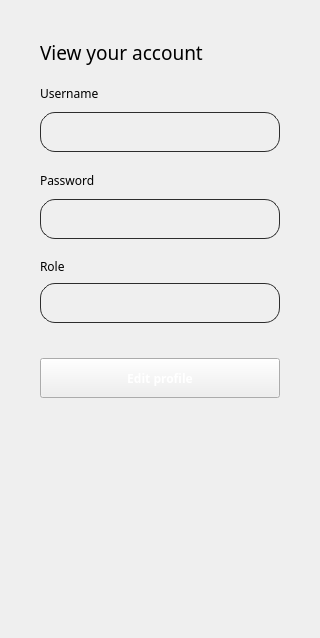
                       <widget class="QWidget" name="page_profile_view">
                        <layout class="QGridLayout" name="gridLayout_56">
                         <property name="leftMargin">
                          <number>0</number>
                         </property>
                         <property name="topMargin">
                          <number>0</number>
                         </property>
                         <property name="rightMargin">
                          <number>0</number>
                         </property>
                         <property name="bottomMargin">
                          <number>0</number>
                         </property>
                         <property name="spacing">
                          <number>0</number>
                         </property>
                         <item row="0" column="0" alignment="Qt::AlignTop">
                          <widget class="QWidget" name="widget_profile_view" native="true">
                           <layout class="QVBoxLayout" name="verticalLayout_190">
                            <property name="spacing">
                             <number>20</number>
                            </property>
                            <property name="leftMargin">
                             <number>40</number>
                            </property>
                            <property name="topMargin">
                             <number>40</number>
                            </property>
                            <property name="rightMargin">
                             <number>40</number>
                            </property>
                            <property name="bottomMargin">
                             <number>40</number>
                            </property>
                            <item>
                             <widget class="QLabel" name="label_191">
                              <property name="minimumSize">
                               <size>
                                <width>0</width>
                                <height>25</height>
                               </size>
                              </property>
                              <property name="maximumSize">
                               <size>
                                <width>16777215</width>
                                <height>25</height>
                               </size>
                              </property>
                              <property name="font">
                               <font>
                                <family>Hauora ExtraBold</family>
                                <pointsize>14</pointsize>
                               </font>
                              </property>
                              <property name="text">
                               <string>View your account</string>
                              </property>
                             </widget>
                            </item>
                            <item>
                             <widget class="QWidget" name="widget_101" native="true">
                              <property name="maximumSize">
                               <size>
                                <width>16777215</width>
                                <height>67</height>
                               </size>
                              </property>
                              <layout class="QVBoxLayout" name="verticalLayout_191">
                               <property name="spacing">
                                <number>10</number>
                               </property>
                               <property name="leftMargin">
                                <number>0</number>
                               </property>
                               <property name="topMargin">
                                <number>0</number>
                               </property>
                               <property name="rightMargin">
                                <number>0</number>
                               </property>
                               <property name="bottomMargin">
                                <number>0</number>
                               </property>
                               <item>
                                <widget class="QLabel" name="label_192">
                                 <property name="minimumSize">
                                  <size>
                                   <width>0</width>
                                   <height>17</height>
                                  </size>
                                 </property>
                                 <property name="maximumSize">
                                  <size>
                                   <width>16777215</width>
                                   <height>17</height>
                                  </size>
                                 </property>
                                 <property name="font">
                                  <font>
                                   <family>Hauora</family>
                                   <pointsize>9</pointsize>
                                  </font>
                                 </property>
                                 <property name="text">
                                  <string>Username</string>
                                 </property>
                                </widget>
                               </item>
                               <item>
                                <widget class="QLineEdit" name="lineEdit_profile_username_view">
                                 <property name="minimumSize">
                                  <size>
                                   <width>240</width>
                                   <height>40</height>
                                  </size>
                                 </property>
                                 <property name="maximumSize">
                                  <size>
                                   <width>400</width>
                                   <height>40</height>
                                  </size>
                                 </property>
                                 <property name="font">
                                  <font>
                                   <family>Hauora</family>
                                   <pointsize>9</pointsize>
                                  </font>
                                 </property>
                                 <property name="styleSheet">
                                  <string notr="true">border-radius: 15px;
background-color: rgba(0,0,0,0);
border: 1px solid rgb(45, 45, 45);
padding-top: 4px;
padding-bottom: 4px;
padding-left: 8px;
padding-right: 8px;

</string>
                                 </property>
                                 <property name="text">
                                  <string/>
                                 </property>
                                </widget>
                               </item>
                              </layout>
                             </widget>
                            </item>
                            <item>
                             <widget class="QWidget" name="widget_102" native="true">
                              <property name="maximumSize">
                               <size>
                                <width>16777215</width>
                                <height>67</height>
                               </size>
                              </property>
                              <layout class="QVBoxLayout" name="verticalLayout_192">
                               <property name="spacing">
                                <number>10</number>
                               </property>
                               <property name="leftMargin">
                                <number>0</number>
                               </property>
                               <property name="topMargin">
                                <number>0</number>
                               </property>
                               <property name="rightMargin">
                                <number>0</number>
                               </property>
                               <property name="bottomMargin">
                                <number>0</number>
                               </property>
                               <item>
                                <widget class="QLabel" name="label_193">
                                 <property name="minimumSize">
                                  <size>
                                   <width>0</width>
                                   <height>17</height>
                                  </size>
                                 </property>
                                 <property name="maximumSize">
                                  <size>
                                   <width>16777215</width>
                                   <height>17</height>
                                  </size>
                                 </property>
                                 <property name="font">
                                  <font>
                                   <family>Hauora</family>
                                   <pointsize>9</pointsize>
                                  </font>
                                 </property>
                                 <property name="text">
                                  <string>Password</string>
                                 </property>
                                </widget>
                               </item>
                               <item>
                                <widget class="QLineEdit" name="lineEdit_profile_password_view">
                                 <property name="minimumSize">
                                  <size>
                                   <width>240</width>
                                   <height>40</height>
                                  </size>
                                 </property>
                                 <property name="maximumSize">
                                  <size>
                                   <width>400</width>
                                   <height>40</height>
                                  </size>
                                 </property>
                                 <property name="font">
                                  <font>
                                   <family>Hauora</family>
                                   <pointsize>9</pointsize>
                                  </font>
                                 </property>
                                 <property name="styleSheet">
                                  <string notr="true">border-radius: 15px;
background-color: rgba(0,0,0,0);
border: 1px solid rgb(45, 45, 45);
padding-top: 4px;
padding-bottom: 4px;
padding-left: 8px;
padding-right: 8px;

</string>
                                 </property>
                                 <property name="text">
                                  <string/>
                                 </property>
                                </widget>
                               </item>
                              </layout>
                             </widget>
                            </item>
                            <item>
                             <widget class="QWidget" name="widget_103" native="true">
                              <property name="maximumSize">
                               <size>
                                <width>16777215</width>
                                <height>65</height>
                               </size>
                              </property>
                              <layout class="QVBoxLayout" name="verticalLayout_193">
                               <property name="spacing">
                                <number>10</number>
                               </property>
                               <property name="leftMargin">
                                <number>0</number>
                               </property>
                               <property name="topMargin">
                                <number>0</number>
                               </property>
                               <property name="rightMargin">
                                <number>0</number>
                               </property>
                               <property name="bottomMargin">
                                <number>0</number>
                               </property>
                               <item>
                                <widget class="QLabel" name="label_194">
                                 <property name="maximumSize">
                                  <size>
                                   <width>16777215</width>
                                   <height>14</height>
                                  </size>
                                 </property>
                                 <property name="font">
                                  <font>
                                   <family>Hauora</family>
                                   <pointsize>9</pointsize>
                                  </font>
                                 </property>
                                 <property name="text">
                                  <string>Role</string>
                                 </property>
                                </widget>
                               </item>
                               <item>
                                <widget class="QLineEdit" name="lineEdit_profile_role_view">
                                 <property name="minimumSize">
                                  <size>
                                   <width>240</width>
                                   <height>40</height>
                                  </size>
                                 </property>
                                 <property name="maximumSize">
                                  <size>
                                   <width>400</width>
                                   <height>40</height>
                                  </size>
                                 </property>
                                 <property name="font">
                                  <font>
                                   <family>Hauora</family>
                                   <pointsize>9</pointsize>
                                  </font>
                                 </property>
                                 <property name="styleSheet">
                                  <string notr="true">border-radius: 15px;
background-color: rgba(0,0,0,0);
border: 1px solid rgb(45, 45, 45);
padding-top: 4px;
padding-bottom: 4px;
padding-left: 8px;
padding-right: 8px;

</string>
                                 </property>
                                 <property name="text">
                                  <string/>
                                 </property>
                                </widget>
                               </item>
                              </layout>
                             </widget>
                            </item>
                            <item>
                             <widget class="QWidget" name="widget_profile_action" native="true">
                              <property name="minimumSize">
                               <size>
                                <width>210</width>
                                <height>0</height>
                               </size>
                              </property>
                              <property name="maximumSize">
                               <size>
                                <width>400</width>
                                <height>55</height>
                               </size>
                              </property>
                              <layout class="QHBoxLayout" name="horizontalLayout_56">
                               <property name="spacing">
                                <number>10</number>
                               </property>
                               <property name="leftMargin">
                                <number>0</number>
                               </property>
                               <property name="topMargin">
                                <number>15</number>
                               </property>
                               <property name="rightMargin">
                                <number>0</number>
                               </property>
                               <property name="bottomMargin">
                                <number>0</number>
                               </property>
                               <item>
                                <widget class="QPushButton" name="pushButton_profile_edit">
                                 <property name="minimumSize">
                                  <size>
                                   <width>100</width>
                                   <height>40</height>
                                  </size>
                                 </property>
                                 <property name="maximumSize">
                                  <size>
                                   <width>400</width>
                                   <height>40</height>
                                  </size>
                                 </property>
                                 <property name="font">
                                  <font>
                                   <family>Hauora</family>
                                   <pointsize>9</pointsize>
                                   <bold>true</bold>
                                  </font>
                                 </property>
                                 <property name="cursor">
                                  <cursorShape>ArrowCursor</cursorShape>
                                 </property>
                                 <property name="layoutDirection">
                                  <enum>Qt::LeftToRight</enum>
                                 </property>
                                 <property name="styleSheet">
                                  <string notr="true">color: rgb(255, 255, 255);</string>
                                 </property>
                                 <property name="text">
                                  <string>Edit profile</string>
                                 </property>
                                 <property name="iconSize">
                                  <size>
                                   <width>30</width>
                                   <height>30</height>
                                  </size>
                                 </property>
                                 <property name="checkable">
                                  <bool>true</bool>
                                 </property>
                                 <property name="autoExclusive">
                                  <bool>true</bool>
                                 </property>
                                </widget>
                               </item>
                              </layout>
                             </widget>
                            </item>
                            <item>
                             <spacer name="verticalSpacer_56">
                              <property name="orientation">
                               <enum>Qt::Vertical</enum>
                              </property>
                              <property name="sizeType">
                               <enum>QSizePolicy::Fixed</enum>
                              </property>
                              <property name="sizeHint" stdset="0">
                               <size>
                                <width>20</width>
                                <height>200</height>
                               </size>
                              </property>
                             </spacer>
                            </item>
                           </layout>
                          </widget>
                         </item>
                        </layout>
                       </widget>
